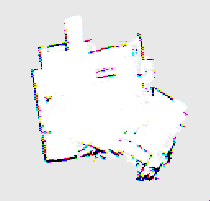
#> input picture maps/scan1_livingroom.png, 210 x 201 px
$ python filter_test.py
#> lines starting #> are read from the running program, lines starting #| are printed output that depends on the picture; after the words box and inside, x2 and y2 are one past the last pixel; in counts of white or black regions, pixels touching at a corner belong together
import cv2
import numpy as np
import matplotlib.pyplot as plt

image_path = "maps/scan1_livingroom.png"
# image_path = "maps/room1.jpg"
original_gray = cv2.imread(image_path, 0)
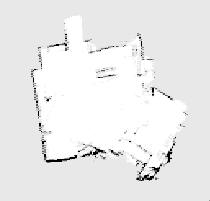
#> original_gray: shape (201, 210); min 0, max 255, mean 235.5
blurred_gray = cv2.GaussianBlur(original_gray, (3, 3), 0)
blurred_gray = cv2.adaptiveThreshold(blurred_gray, 255, cv2.ADAPTIVE_THRESH_GAUSSIAN_C, cv2.THRESH_BINARY_INV, 11, 2)
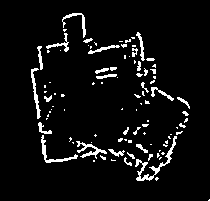
#> blurred_gray: shape (201, 210); 6% white in thin lines or dots, all inside (x1, y1, x2, y2) = (31, 13, 210, 201)

struct_elem = cv2.getStructuringElement(cv2.MORPH_CROSS, (3, 3))
# struct_elem = np.ones((3,3))
# struct_elem = np.array([[1, 0, 1], [0, 1, 0], [1, 0, 1]], dtype=np.uint8)

temp = blurred_gray.copy()
skeleton = np.zeros(blurred_gray.shape, np.uint8)
iterations_results = []
num_of_iters = 3

for i in range(num_of_iters):
    eroded_img = cv2.erode(temp, struct_elem)
    dilated_img = cv2.dilate(eroded_img, struct_elem)
    cmp_img = cv2.subtract(temp, dilated_img)
    skeleton = cv2.bitwise_or(skeleton, cmp_img)

    # Store the result of each step for plotting
    iterations_results.append((temp.copy(), eroded_img, dilated_img, skeleton.copy()))
    temp = eroded_img.copy()
#> this loop made 3 passes
#> pass 1, `eroded_img = cv2.erode(temp, struct_elem)`:
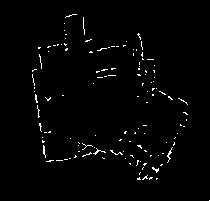
#> eroded_img: shape (201, 210); 1.6% white in thin lines or dots, all inside (x1, y1, x2, y2) = (32, 14, 210, 201)
#> pass 1, `dilated_img = cv2.dilate(eroded_img, struct_elem)`:
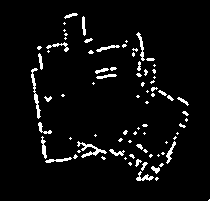
#> dilated_img: shape (201, 210); 4.7% white in thin lines or dots, all inside (x1, y1, x2, y2) = (31, 13, 210, 201)
#> pass 1, `cmp_img = cv2.subtract(temp, dilated_img)`:
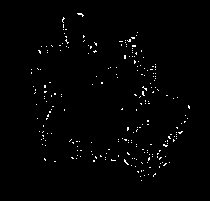
#> cmp_img: shape (201, 210); 1.2% white in thin lines or dots, all inside (x1, y1, x2, y2) = (31, 13, 190, 181)
#> after the loop: eroded_img: shape (201, 210); every value is 0
#> after the loop:
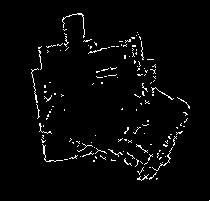
#> skeleton: shape (201, 210); 2.8% white in thin lines or dots, all inside (x1, y1, x2, y2) = (31, 13, 210, 201)
#> after the loop, iterations_results = 3 items

fig, axes = plt.subplots(num_of_iters, 4, figsize=(16, 4 * num_of_iters))
fig.suptitle(f"Opening With + Filter with Iterations = {num_of_iters}", fontsize=12)
fig.subplots_adjust(top=0.8)
font_s = 8
# Iterate over the results and plot
for i in range(num_of_iters):
    ax1, ax2, ax3, ax4 = axes[i]  # Each row has 4 subplots
    ax1.imshow(iterations_results[i][0], cmap='gray')
    ax1.set_title(f"Iteration {i+1} - temp", fontsize=font_s)
    ax1.axis("off")

    ax2.imshow(iterations_results[i][1], cmap='gray')
    ax2.set_title(f"Iteration {i+1} - Erosion", fontsize=font_s)
    ax2.axis("off")

    ax3.imshow(iterations_results[i][2], cmap='gray')
    ax3.set_title(f"Iteration {i+1} - Dilation", fontsize=font_s)
    ax3.axis("off")

    ax4.imshow(iterations_results[i][3], cmap='gray')
    ax4.set_title(f"Iteration {i+1} - Skeleton", fontsize=font_s)
    ax4.axis("off")

plt.tight_layout(pad=3)
plt.show()
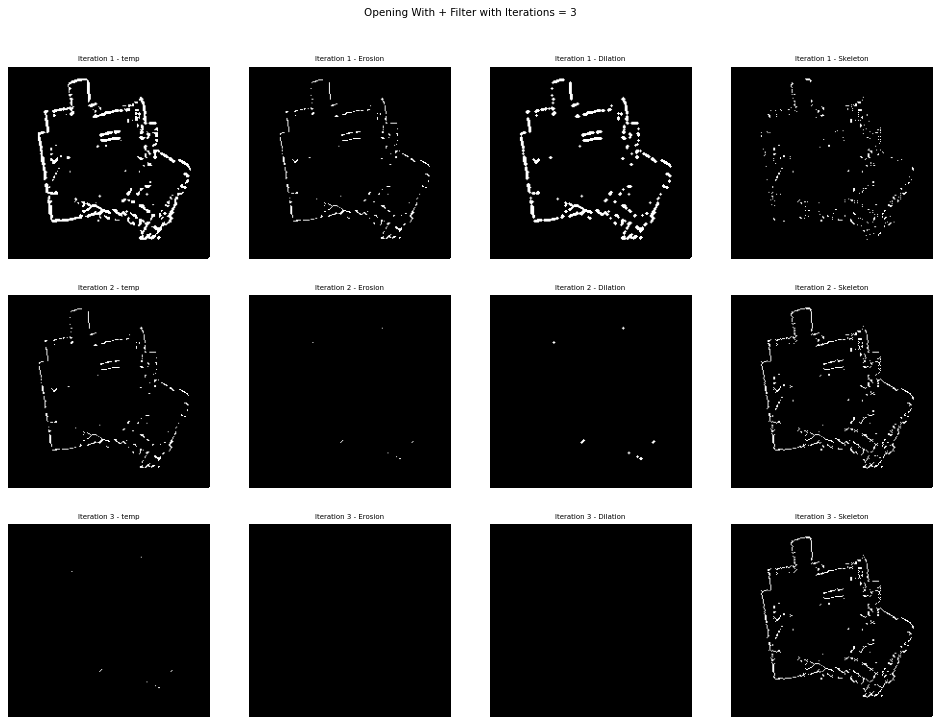
#> figure drawn by matplotlib, 12 panels
